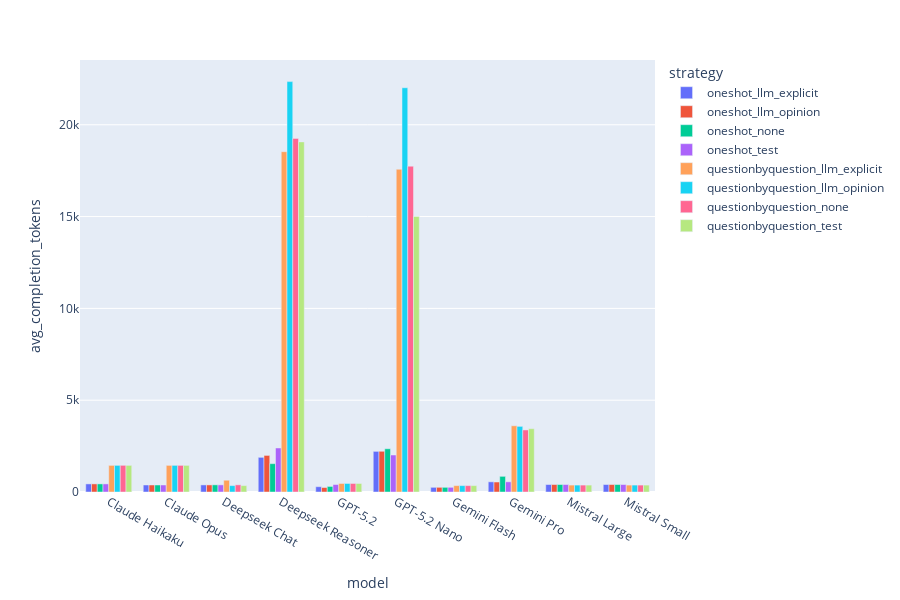

Here is the notebook cell this chart was saved with:
### Code cell
fig_completion_tokens = px.bar(
    df,
    x='model',
    y='avg_completion_tokens',
    color='strategy',
    barmode='group',
    height=600
)

fig_completion_tokens.show()

### Figure 1 — Plotly figure (JSON) as saved in the notebook; plotly's stock layout.template omitted (floating-point values rounded to 4 significant figures)
{"data": [{"alignmentgroup": "True", "hovertemplate": "strategy=oneshot_llm_explicit<br>model=%{x}<br>avg_completion_tokens=%{y}<extra></extra>", "legendgroup": "oneshot_llm_explicit", "marker": {"color": "#636efa", "pattern": {"shape": ""}}, "name": "oneshot_llm_explicit", "offsetgroup": "oneshot_llm_explicit", "orientation": "v", "showlegend": true, "textposition": "auto", "type": "bar", "x": ["Claude Haikaku", "Claude Opus", "Deepseek Chat", "Deepseek Reasoner", "GPT-5.2", "GPT-5.2 Nano", "Gemini Flash", "Gemini Pro", "Mistral Large", "Mistral Small"], "xaxis": "x", "y": [441.0, 382.0, 386.0, 1888.0, 288.5, 2212.0, 255.0, 554.2, 407.0, 407.0], "yaxis": "y"}, {"alignmentgroup": "True", "hovertemplate": "strategy=oneshot_llm_opinion<br>model=%{x}<br>avg_completion_tokens=%{y}<extra></extra>", "legendgroup": "oneshot_llm_opinion", "marker": {"color": "#EF553B", "pattern": {"shape": ""}}, "name": "oneshot_llm_opinion", "offsetgroup": "oneshot_llm_opinion", "orientation": "v", "showlegend": true, "textposition": "auto", "type": "bar", "x": ["Claude Haikaku", "Claude Opus", "Deepseek Chat", "Deepseek Reasoner", "GPT-5.2", "GPT-5.2 Nano", "Gemini Flash", "Gemini Pro", "Mistral Large", "Mistral Small"], "xaxis": "x", "y": [441.0, 382.0, 386.0, 1992.0, 244.0, 2218.0, 255.0, 543.5, 407.0, 407.0], "yaxis": "y"}, {"alignmentgroup": "True", "hovertemplate": "strategy=oneshot_none<br>model=%{x}<br>avg_completion_tokens=%{y}<extra></extra>", "legendgroup": "oneshot_none", "marker": {"color": "#00cc96", "pattern": {"shape": ""}}, "name": "oneshot_none", "offsetgroup": "oneshot_none", "orientation": "v", "showlegend": true, "textposition": "auto", "type": "bar", "x": ["Claude Haikaku", "Claude Opus", "Deepseek Chat", "Deepseek Reasoner", "GPT-5.2", "GPT-5.2 Nano", "Gemini Flash", "Gemini Pro", "Mistral Large", "Mistral Small"], "xaxis": "x", "y": [441.0, 382.0, 390.0, 1543.0, 303.3, 2355.0, 255.0, 853.0, 407.0, 407.0], "yaxis": "y"}, {"alignmentgroup": "True", "hovertemplate": "strategy=oneshot_test<br>model=%{x}<br>avg_completion_tokens=%{y}<extra></extra>", "legendgroup": "oneshot_test", "marker": {"color": "#ab63fa", "pattern": {"shape": ""}}, "name": "oneshot_test", "offsetgroup": "oneshot_test", "orientation": "v", "showlegend": true, "textposition": "auto", "type": "bar", "x": ["Claude Haikaku", "Claude Opus", "Deepseek Chat", "Deepseek Reasoner", "GPT-5.2", "GPT-5.2 Nano", "Gemini Flash", "Gemini Pro", "Mistral Large", "Mistral Small"], "xaxis": "x", "y": [441.0, 382.0, 388.0, 2398.0, 406.5, 2015.0, 255.0, 554.2, 407.0, 407.0], "yaxis": "y"}, {"alignmentgroup": "True", "hovertemplate": "strategy=questionbyquestion_llm_explicit<br>model=%{x}<br>avg_completion_tokens=%{y}<extra></extra>", "legendgroup": "questionbyquestion_llm_explicit", "marker": {"color": "#FFA15A", "pattern": {"shape": ""}}, "name": "questionbyquestion_llm_explicit", "offsetgroup": "questionbyquestion_llm_explicit", "orientation": "v", "showlegend": true, "textposition": "auto", "type": "bar", "x": ["Claude Haikaku", "Claude Opus", "Deepseek Chat", "Deepseek Reasoner", "GPT-5.2", "GPT-5.2 Nano", "Gemini Flash", "Gemini Pro", "Mistral Large", "Mistral Small"], "xaxis": "x", "y": [1450.0, 1450.0, 641.3, 18530.0, 464.0, 17580.0, 348.0, 3606.0, 377.0, 377.0], "yaxis": "y"}, {"alignmentgroup": "True", "hovertemplate": "strategy=questionbyquestion_llm_opinion<br>model=%{x}<br>avg_completion_tokens=%{y}<extra></extra>", "legendgroup": "questionbyquestion_llm_opinion", "marker": {"color": "#19d3f3", "pattern": {"shape": ""}}, "name": "questionbyquestion_llm_opinion", "offsetgroup": "questionbyquestion_llm_opinion", "orientation": "v", "showlegend": true, "textposition": "auto", "type": "bar", "x": ["Claude Haikaku", "Claude Opus", "Deepseek Chat", "Deepseek Reasoner", "GPT-5.2", "GPT-5.2 Nano", "Gemini Flash", "Gemini Pro", "Mistral Large", "Mistral Small"], "xaxis": "x", "y": [1450.0, 1450.0, 348.0, 22350.0, 464.0, 22020.0, 348.0, 3574.0, 377.0, 377.0], "yaxis": "y"}, {"alignmentgroup": "True", "hovertemplate": "strategy=questionbyquestion_none<br>model=%{x}<br>avg_completion_tokens=%{y}<extra></extra>", "legendgroup": "questionbyquestion_none", "marker": {"color": "#FF6692", "pattern": {"shape": ""}}, "name": "questionbyquestion_none", "offsetgroup": "questionbyquestion_none", "orientation": "v", "showlegend": true, "textposition": "auto", "type": "bar", "x": ["Claude Haikaku", "Claude Opus", "Deepseek Chat", "Deepseek Reasoner", "GPT-5.2", "GPT-5.2 Nano", "Gemini Flash", "Gemini Pro", "Mistral Large", "Mistral Small"], "xaxis": "x", "y": [1453.0, 1450.0, 390.7, 19260.0, 464.0, 17740.0, 348.0, 3380.0, 377.0, 377.0], "yaxis": "y"}, {"alignmentgroup": "True", "hovertemplate": "strategy=questionbyquestion_test<br>model=%{x}<br>avg_completion_tokens=%{y}<extra></extra>", "legendgroup": "questionbyquestion_test", "marker": {"color": "#B6E880", "pattern": {"shape": ""}}, "name": "questionbyquestion_test", "offsetgroup": "questionbyquestion_test", "orientation": "v", "showlegend": true, "textposition": "auto", "type": "bar", "x": ["Claude Haikaku", "Claude Opus", "Deepseek Chat", "Deepseek Reasoner", "GPT-5.2", "GPT-5.2 Nano", "Gemini Flash", "Gemini Pro", "Mistral Large", "Mistral Small"], "xaxis": "x", "y": [1450.0, 1450.0, 348.0, 19070.0, 464.0, 15010.0, 348.0, 3448.0, 377.0, 377.0], "yaxis": "y"}], "layout": {"barmode": "group", "height": 600, "legend": {"title": {"text": "strategy"}, "tracegroupgap": 0}, "margin": {"t": 60}, "xaxis": {"anchor": "y", "domain": [0, 1], "title": {"text": "model"}}, "yaxis": {"anchor": "x", "domain": [0, 1], "title": {"text": "avg_completion_tokens"}}}}
